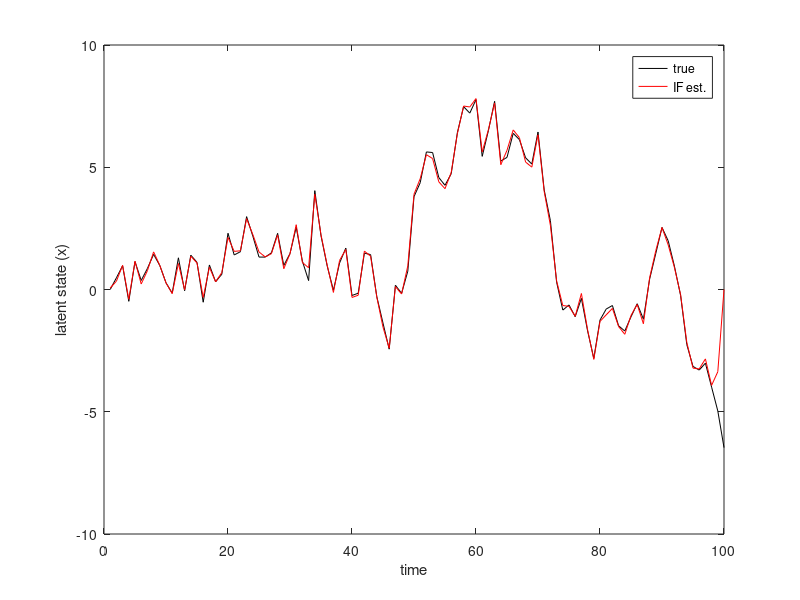

Write MATLAB code to recreate this figure.
%-------------------------------------------------------------------
% Simple introductionary example to information filtering
% in a linear Gaussian state space model
%
% Written by: Johan Dahlin, Linköping University, Sweden
%             (johan.dahlin (at) isy.liu.se)
%
% Copyright (c) 2013 Johan Dahlin [ johan.dahlin (at) liu.se ]
%               
% Date:       2013-03-20
%
%-------------------------------------------------------------------

clear all;

%-------------------------------------------------------------------
% Parameters
%-------------------------------------------------------------------
sys.a=1;                % Scale parameter in the process model
sys.c=1;                % Scale parameter in the observation model
sys.sigmav=1.0;         % Standard deviation of the process noise
sys.sigmae=0.1;         % Standard deviation of the measurement noise
sys.T=100;              % Number of time steps
par.N=1000;             % Number of particles

%-------------------------------------------------------------------
% Generate data
%-------------------------------------------------------------------
% The system is
% x(t+1) = sys.a * x(t) + v(t),   v~N(0,sys.sigmav^2)
% y(t)   = sys.c * x(t) + e(t),   e~N(0,sys.sigmae^2)
%

% Set initial state
x(1)=0;            

for tt=1:sys.T
   x(tt+1) =sys.a*x(tt)+sys.sigmav*randn; 
   y(tt)   =sys.c*x(tt)+sys.sigmae*randn;
end
x=x(1:sys.T);

%-------------------------------------------------------------------
% Information filter (backward particle filtering)
%-------------------------------------------------------------------
p(:,sys.T)=zeros(par.N,1);  % Set final particle states

for tt=sys.T:-1:1
   % Selection (resampling) and mutation (propagation)
   if ~(tt==sys.T)
      nIdx=randsample(par.N,par.N,'true',W(:,tt+1));
      p(:,tt)=p(nIdx,tt+1)+sys.sigmav*randn(par.N,1);
   end
   
   % Compute the artificial distribution
   g(:,tt)=1;
   
   % Calculate weights
   if ~(tt==sys.T)
       tmp = -0.5 * log( 2 * pi * sys.sigmae^2) - 0.5/sys.sigmae^2.*( y(tt) - sys.c*p(:,tt) ).^2;
       w(:,tt) = tmp + log(g(:,tt)) - log(g(:,tt+1));
   else
       tmp = -0.5 * log( 2 * pi * sys.sigmae^2) - 0.5/sys.sigmae^2.*( y(tt) - sys.c*p(:,tt) ).^2;
       w(:,tt)= tmp + log(g(:,tt));
   end
   
   % Transform from log-weights
   wmax    = max( w(:,tt) );
   w(:,tt) = exp( w(:,tt) - wmax );
   
   % Normalise of weights
   W(:,tt)=w(:,tt)/sum(w(:,tt));
   
   % Calculate state estimate
   xhatIF(tt)=W(:,tt)'*p(:,tt);
end

%-------------------------------------------------------------------
% Plot the true and estimated states
%-------------------------------------------------------------------
plot(1:sys.T,x,'k',1:sys.T,xhatIF,'r');
xlabel('time'); ylabel('latent state (x)');
legend('true','IF est.');
